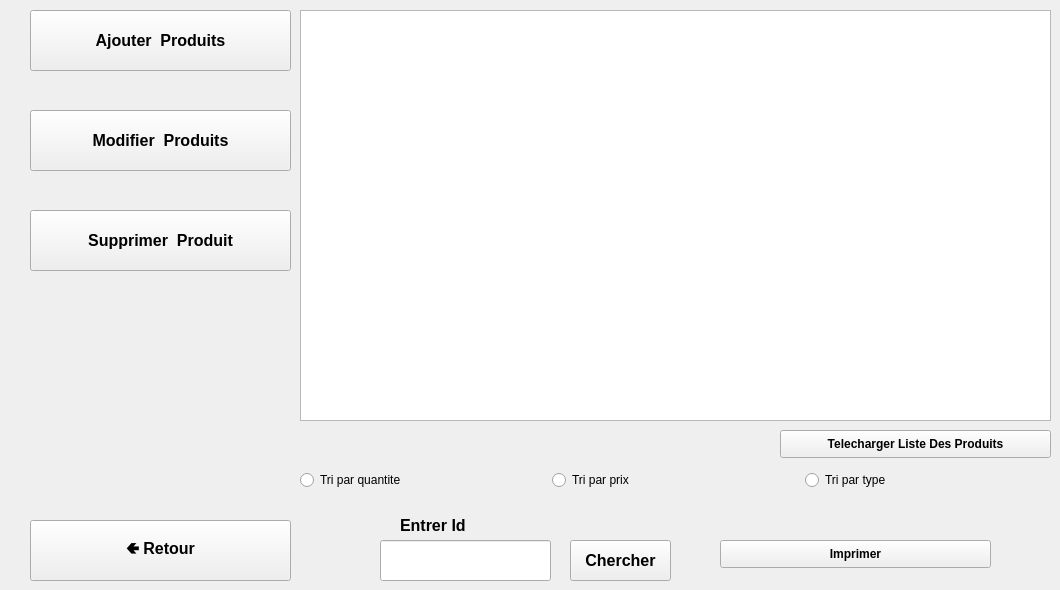
      <widget class="QWidget" name="tab">
       <attribute name="title">
        <string>Gerer Produit</string>
       </attribute>
       <widget class="QTableView" name="tableView_produit">
        <property name="geometry">
         <rect>
          <x>300</x>
          <y>10</y>
          <width>751</width>
          <height>411</height>
         </rect>
        </property>
       </widget>
       <widget class="QPushButton" name="pushButton_ajouterproduit">
        <property name="geometry">
         <rect>
          <x>30</x>
          <y>10</y>
          <width>261</width>
          <height>61</height>
         </rect>
        </property>
        <property name="font">
         <font>
          <pointsize>12</pointsize>
          <weight>75</weight>
          <bold>true</bold>
          <underline>false</underline>
         </font>
        </property>
        <property name="text">
         <string>Ajouter  Produits</string>
        </property>
       </widget>
       <widget class="QLineEdit" name="lineEdit">
        <property name="geometry">
         <rect>
          <x>380</x>
          <y>540</y>
          <width>171</width>
          <height>41</height>
         </rect>
        </property>
       </widget>
       <widget class="QWidget" name="horizontalLayoutWidget_3">
        <property name="geometry">
         <rect>
          <x>300</x>
          <y>460</y>
          <width>751</width>
          <height>41</height>
         </rect>
        </property>
        <layout class="QHBoxLayout" name="horizontalLayout_4">
         <item>
          <widget class="QRadioButton" name="radioButton_quantitepr">
           <property name="text">
            <string>Tri par quantite</string>
           </property>
          </widget>
         </item>
         <item>
          <widget class="QRadioButton" name="radioButton_pripr">
           <property name="text">
            <string>Tri par prix</string>
           </property>
          </widget>
         </item>
         <item>
          <widget class="QRadioButton" name="radioButton_typepr">
           <property name="text">
            <string>Tri par type</string>
           </property>
          </widget>
         </item>
        </layout>
       </widget>
       <widget class="QPushButton" name="pushButton_retour">
        <property name="geometry">
         <rect>
          <x>30</x>
          <y>520</y>
          <width>261</width>
          <height>61</height>
         </rect>
        </property>
        <property name="font">
         <font>
          <pointsize>12</pointsize>
          <weight>75</weight>
          <bold>true</bold>
          <underline>false</underline>
         </font>
        </property>
        <property name="text">
         <string>🢀 Retour</string>
        </property>
       </widget>
       <widget class="QPushButton" name="pushButtonproduit">
        <property name="geometry">
         <rect>
          <x>780</x>
          <y>430</y>
          <width>271</width>
          <height>28</height>
         </rect>
        </property>
        <property name="font">
         <font>
          <weight>75</weight>
          <bold>true</bold>
          <underline>false</underline>
         </font>
        </property>
        <property name="text">
         <string>Telecharger Liste Des Produits</string>
        </property>
       </widget>
       <widget class="QPushButton" name="pushButton_modifierproduit">
        <property name="geometry">
         <rect>
          <x>30</x>
          <y>110</y>
          <width>261</width>
          <height>61</height>
         </rect>
        </property>
        <property name="font">
         <font>
          <pointsize>12</pointsize>
          <weight>75</weight>
          <bold>true</bold>
          <underline>false</underline>
         </font>
        </property>
        <property name="text">
         <string>Modifier  Produits</string>
        </property>
       </widget>
       <widget class="QLabel" name="label">
        <property name="geometry">
         <rect>
          <x>400</x>
          <y>510</y>
          <width>111</width>
          <height>31</height>
         </rect>
        </property>
        <property name="font">
         <font>
          <pointsize>12</pointsize>
          <weight>75</weight>
          <bold>true</bold>
          <underline>false</underline>
         </font>
        </property>
        <property name="text">
         <string>Entrer Id</string>
        </property>
       </widget>
       <widget class="QPushButton" name="pushButton_chercherproduit">
        <property name="geometry">
         <rect>
          <x>570</x>
          <y>540</y>
          <width>101</width>
          <height>41</height>
         </rect>
        </property>
        <property name="font">
         <font>
          <pointsize>12</pointsize>
          <weight>75</weight>
          <bold>true</bold>
          <underline>false</underline>
         </font>
        </property>
        <property name="text">
         <string>Chercher</string>
        </property>
       </widget>
       <widget class="QPushButton" name="pushButton_supprimerproduit">
        <property name="geometry">
         <rect>
          <x>30</x>
          <y>210</y>
          <width>261</width>
          <height>61</height>
         </rect>
        </property>
        <property name="font">
         <font>
          <pointsize>12</pointsize>
          <weight>75</weight>
          <bold>true</bold>
          <underline>false</underline>
         </font>
        </property>
        <property name="text">
         <string>Supprimer  Produit</string>
        </property>
       </widget>
       <widget class="QPushButton" name="pushButton_imprimerproduit">
        <property name="geometry">
         <rect>
          <x>720</x>
          <y>540</y>
          <width>271</width>
          <height>28</height>
         </rect>
        </property>
        <property name="font">
         <font>
          <weight>75</weight>
          <bold>true</bold>
          <underline>false</underline>
         </font>
        </property>
        <property name="text">
         <string>Imprimer</string>
        </property>
       </widget>
      </widget>
